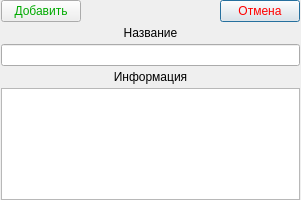
<?xml version="1.0" encoding="UTF-8"?>
<ui version="4.0">
 <class>Dialog</class>
 <widget class="QDialog" name="Dialog">
  <property name="windowModality">
   <enum>Qt::NonModal</enum>
  </property>
  <property name="geometry">
   <rect>
    <x>0</x>
    <y>0</y>
    <width>301</width>
    <height>200</height>
   </rect>
  </property>
  <property name="windowTitle">
   <string>Новый поставщик</string>
  </property>
  <layout class="QGridLayout" name="gridLayout">
   <property name="leftMargin">
    <number>1</number>
   </property>
   <property name="topMargin">
    <number>0</number>
   </property>
   <property name="rightMargin">
    <number>1</number>
   </property>
   <property name="bottomMargin">
    <number>0</number>
   </property>
   <property name="spacing">
    <number>4</number>
   </property>
   <item row="0" column="2">
    <widget class="QPushButton" name="pb_cancel">
     <property name="styleSheet">
      <string notr="true">color: rgb(255, 0, 0);</string>
     </property>
     <property name="text">
      <string>Отмена</string>
     </property>
    </widget>
   </item>
   <item row="0" column="0">
    <widget class="QPushButton" name="pb_add">
     <property name="styleSheet">
      <string notr="true">color: rgb(0, 170, 0);</string>
     </property>
     <property name="text">
      <string>Добавить</string>
     </property>
    </widget>
   </item>
   <item row="0" column="1">
    <spacer name="horizontalSpacer">
     <property name="orientation">
      <enum>Qt::Horizontal</enum>
     </property>
     <property name="sizeHint" stdset="0">
      <size>
       <width>40</width>
       <height>20</height>
      </size>
     </property>
    </spacer>
   </item>
   <item row="2" column="0" colspan="3">
    <widget class="QLineEdit" name="le_name"/>
   </item>
   <item row="4" column="0" colspan="3">
    <widget class="QPlainTextEdit" name="le_info"/>
   </item>
   <item row="1" column="0" colspan="3">
    <widget class="QLabel" name="lb_name">
     <property name="text">
      <string>&lt;html&gt;&lt;head/&gt;&lt;body&gt;&lt;p align=&quot;center&quot;&gt;Название&lt;/p&gt;&lt;/body&gt;&lt;/html&gt;</string>
     </property>
    </widget>
   </item>
   <item row="3" column="0" colspan="3">
    <widget class="QLabel" name="label_2">
     <property name="text">
      <string>&lt;html&gt;&lt;head/&gt;&lt;body&gt;&lt;p align=&quot;center&quot;&gt;Информация&lt;/p&gt;&lt;/body&gt;&lt;/html&gt;</string>
     </property>
    </widget>
   </item>
  </layout>
 </widget>
 <tabstops>
  <tabstop>le_name</tabstop>
  <tabstop>le_info</tabstop>
  <tabstop>pb_add</tabstop>
  <tabstop>pb_cancel</tabstop>
 </tabstops>
 <resources/>
 <connections>
  <connection>
   <sender>pb_add</sender>
   <signal>clicked()</signal>
   <receiver>Dialog</receiver>
   <slot>add_provider()</slot>
   <hints>
    <hint type="sourcelabel">
     <x>37</x>
     <y>16</y>
    </hint>
    <hint type="destinationlabel">
     <x>91</x>
     <y>6</y>
    </hint>
   </hints>
  </connection>
  <connection>
   <sender>pb_cancel</sender>
   <signal>clicked()</signal>
   <receiver>Dialog</receiver>
   <slot>cansel_add()</slot>
   <hints>
    <hint type="sourcelabel">
     <x>175</x>
     <y>12</y>
    </hint>
    <hint type="destinationlabel">
     <x>147</x>
     <y>15</y>
    </hint>
   </hints>
  </connection>
 </connections>
 <slots>
  <slot>add_provider()</slot>
  <slot>cansel_add()</slot>
 </slots>
</ui>
